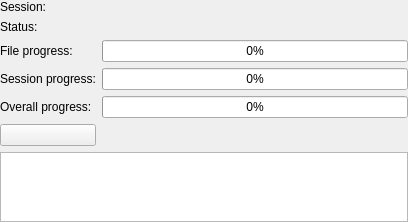
<ui version="4.0" >
 <class>RunnerWidget</class>
 <widget class="QWidget" name="RunnerWidget" >
  <property name="geometry" >
   <rect>
    <x>0</x>
    <y>0</y>
    <width>408</width>
    <height>200</height>
   </rect>
  </property>
  <layout class="QGridLayout" >
   <property name="margin" >
    <number>0</number>
   </property>
   <item row="0" column="0" >
    <widget class="QLabel" name="label" >
     <property name="sizePolicy" >
      <sizepolicy vsizetype="Maximum" hsizetype="Preferred" >
       <horstretch>0</horstretch>
       <verstretch>0</verstretch>
      </sizepolicy>
     </property>
     <property name="text" >
      <string>Session:</string>
     </property>
    </widget>
   </item>
   <item row="0" column="1" >
    <widget class="QLabel" name="sessionLabel" >
     <property name="sizePolicy" >
      <sizepolicy vsizetype="Maximum" hsizetype="Preferred" >
       <horstretch>0</horstretch>
       <verstretch>0</verstretch>
      </sizepolicy>
     </property>
     <property name="text" >
      <string/>
     </property>
    </widget>
   </item>
   <item row="1" column="0" >
    <widget class="QLabel" name="label_4" >
     <property name="text" >
      <string>Status:</string>
     </property>
    </widget>
   </item>
   <item row="1" column="1" >
    <widget class="QLabel" name="status" >
     <property name="text" >
      <string/>
     </property>
    </widget>
   </item>
   <item row="2" column="0" >
    <widget class="QLabel" name="label_2" >
     <property name="text" >
      <string>File progress:</string>
     </property>
    </widget>
   </item>
   <item row="2" column="1" >
    <widget class="QProgressBar" name="fileProgress" >
     <property name="value" >
      <number>0</number>
     </property>
    </widget>
   </item>
   <item row="3" column="0" >
    <widget class="QLabel" name="label_2b" >
     <property name="text" >
      <string>Session progress:</string>
     </property>
    </widget>
   </item>
   <item row="3" column="1" >
    <widget class="QProgressBar" name="sessionProgress" >
     <property name="value" >
      <number>0</number>
     </property>
    </widget>
   </item>
   <item row="4" column="0" >
    <widget class="QLabel" name="overallProgressLabel" >
     <property name="text" >
      <string>Overall progress:</string>
     </property>
    </widget>
   </item>
   <item row="4" column="1" >
    <widget class="QProgressBar" name="overallProgress" >
     <property name="value" >
      <number>0</number>
     </property>
    </widget>
   </item>
   <item row="5" column="0" >
    <widget class="QPushButton" name="detailsButton" >
     <property name="checkable" >
      <bool>true</bool>
     </property>
    </widget>
   </item>
   <item row="6" column="0" colspan="2" >
    <widget class="QTextEdit" name="output" />
   </item>
  </layout>
 </widget>
 <resources/>
 <connections/>
</ui>
